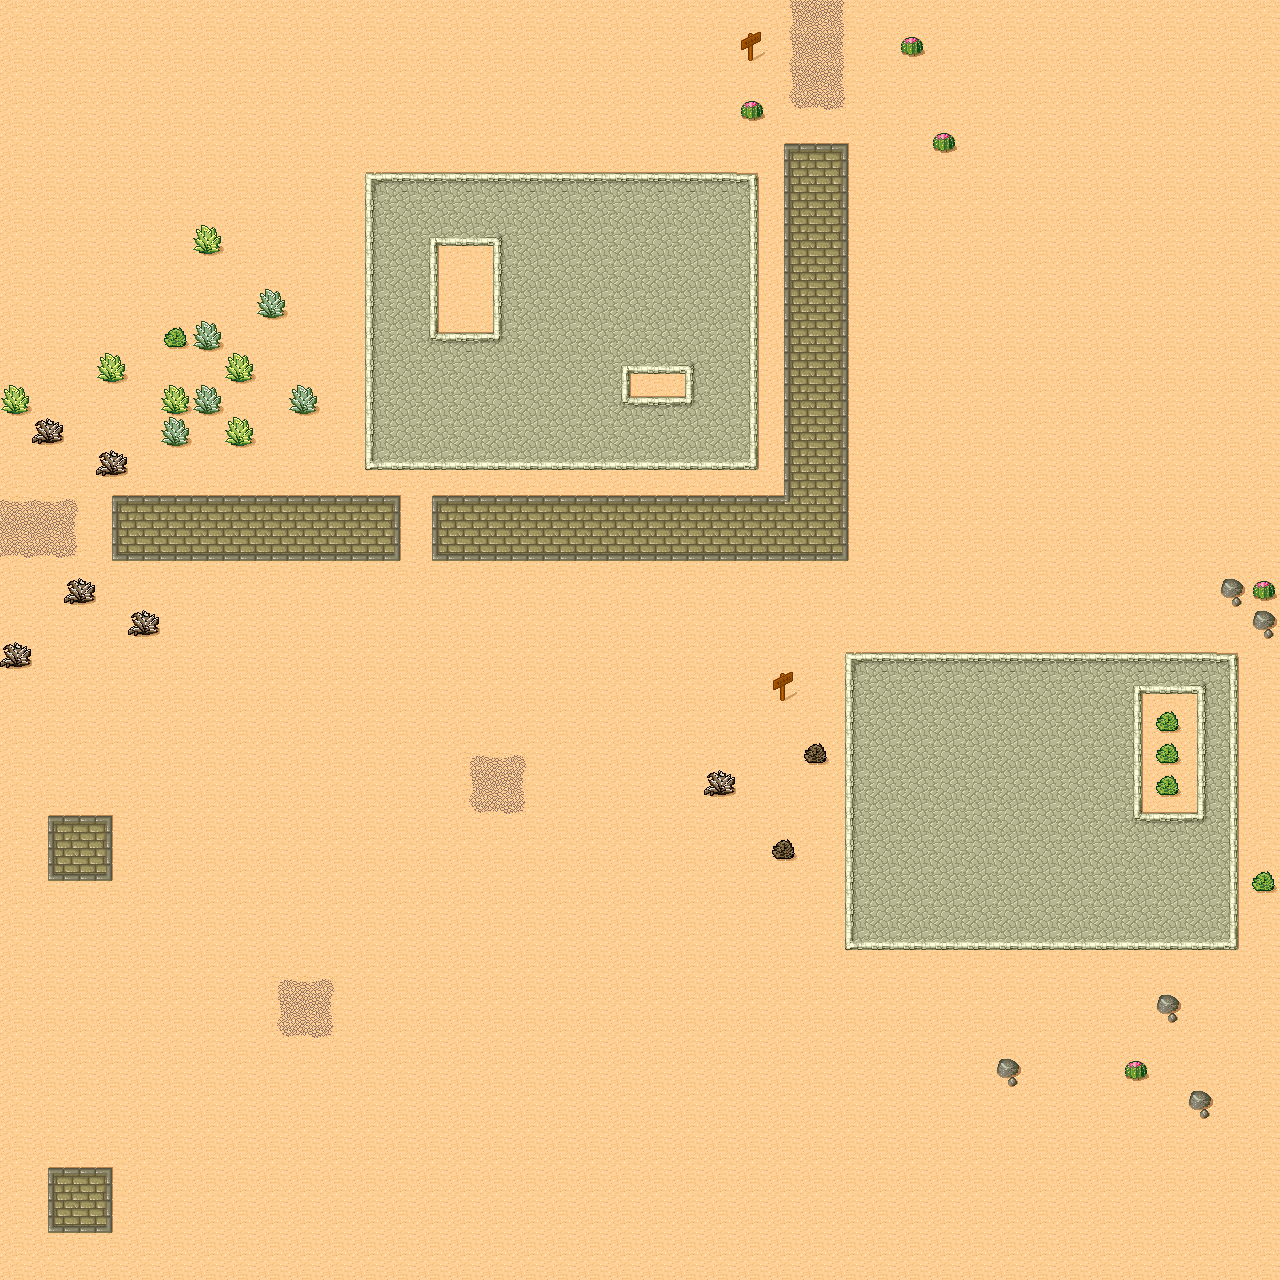

Tiled map render using the project's own tile images. Description and the whole map definition, tile-layer contents included, below:
An orthogonal 40x40 tile map with 32x32 px tiles, 1 tile layer (Ground) and 3 objects.

<map version="1.0" orientation="orthogonal" width="40" height="40" tilewidth="32" tileheight="32">
 <tileset firstgid="1" name="Desert" tilewidth="32" tileheight="32" spacing="1" margin="1">
  <image source="tmw_desert_spacing.png" width="265" height="199" />
 </tileset>
 <objectgroup name="Object Layer 1" width="40" height="40">
  <object x="197" y="670">
   <polyline points="0,0 185,-35 275,45 412,-20" />
  </object>
  <object x="82" y="60">
   <polygon points="0,0 -1,133 99,5 96,140" />
  </object>
  <object x="347" y="65">
   <polyline points="0,0 60,-24 87,1 140,-24 184,1" />
  </object>
 </objectgroup>
 <layer name="Ground" width="40" height="40">
  <data encoding="csv">
30,30,30,30,30,30,30,30,30,30,30,30,30,30,30,30,30,30,30,30,30,30,30,30,14,15,16,30,30,30,30,30,30,30,30,30,30,30,30,30,
30,30,30,30,30,30,30,30,30,30,30,30,30,30,30,30,30,30,30,30,30,30,30,46,14,15,16,30,31,30,30,30,30,30,30,30,30,30,30,30,
30,30,30,30,30,30,30,30,30,30,30,30,30,30,30,30,30,30,30,30,30,30,30,30,14,15,16,30,30,30,30,30,30,30,30,30,30,30,30,30,
30,30,30,30,30,30,30,30,30,30,30,30,30,30,30,30,30,30,30,30,30,30,30,31,22,23,24,30,30,30,30,30,30,30,30,30,30,30,30,30,
30,30,30,30,30,30,30,30,30,30,30,30,30,30,30,30,30,30,30,30,30,30,30,30,1,2,3,30,30,31,30,30,30,30,30,30,30,30,30,30,
30,30,30,30,30,30,30,30,30,30,30,25,26,26,26,26,26,26,26,26,26,26,26,27,9,10,11,30,30,30,30,30,30,30,30,30,30,30,30,30,
30,30,30,30,30,30,30,30,30,30,30,33,34,34,34,34,34,34,34,34,34,34,34,35,9,10,11,30,30,30,30,30,30,30,30,30,30,30,30,30,
30,30,30,30,30,30,40,30,30,30,30,33,34,36,42,37,34,34,34,34,34,34,34,35,9,10,11,30,30,30,30,30,30,30,30,30,30,30,30,30,
30,30,30,30,30,30,30,30,30,30,30,33,34,35,30,33,34,34,34,34,34,34,34,35,9,10,11,30,30,30,30,30,30,30,30,30,30,30,30,30,
30,30,30,30,30,30,30,30,38,30,30,33,34,35,30,33,34,34,34,34,34,34,34,35,9,10,11,30,30,30,30,30,30,30,30,30,30,30,30,30,
30,30,30,30,30,48,38,30,30,30,30,33,34,44,26,45,34,34,34,34,34,34,34,35,9,10,11,30,30,30,30,30,30,30,30,30,30,30,30,30,
30,30,30,40,30,30,30,40,30,30,30,33,34,34,34,34,34,34,34,36,42,37,34,35,9,10,11,30,30,30,30,30,30,30,30,30,30,30,30,30,
40,30,30,30,30,40,38,30,30,38,30,33,34,34,34,34,34,34,34,44,26,45,34,35,9,10,11,30,30,30,30,30,30,30,30,30,30,30,30,30,
30,39,30,30,30,38,30,40,30,30,30,33,34,34,34,34,34,34,34,34,34,34,34,35,9,10,11,30,30,30,30,30,30,30,30,30,30,30,30,30,
30,30,30,39,30,30,30,30,30,30,30,41,42,42,42,42,42,42,42,42,42,42,42,43,9,10,11,30,30,30,30,30,30,30,30,30,30,30,30,30,
7,7,8,1,2,2,2,2,2,2,2,2,3,1,2,2,2,2,2,2,2,2,2,2,29,10,11,30,30,30,30,30,30,30,30,30,30,30,30,30,
15,15,16,9,10,10,10,10,10,10,10,10,11,9,10,10,10,10,10,10,10,10,10,10,10,10,11,30,30,30,30,30,30,30,30,30,30,30,30,30,
23,23,24,17,18,18,18,18,18,18,18,18,19,17,18,18,18,18,18,18,18,18,18,18,18,18,19,30,30,30,30,30,30,30,30,30,30,30,30,30,
30,30,39,30,30,30,30,30,30,30,30,30,30,30,30,30,30,30,30,30,30,30,30,30,30,30,30,30,30,30,30,30,30,30,30,30,30,30,32,31,
30,30,30,30,39,30,30,30,30,30,30,30,30,30,30,30,30,30,30,30,30,30,30,30,30,30,30,30,30,30,30,30,30,30,30,30,30,30,30,32,
39,30,30,30,30,30,30,30,30,30,30,30,30,30,30,30,30,30,30,30,30,30,30,30,30,30,25,26,26,26,26,26,26,26,26,26,26,26,27,30,
30,30,30,30,30,30,30,30,30,30,30,30,30,30,30,30,30,30,30,30,30,30,30,30,46,30,33,34,34,34,34,34,34,34,34,36,42,37,35,30,
30,30,30,30,30,30,30,30,30,30,30,30,30,30,30,30,30,30,30,30,30,30,30,30,30,30,33,34,34,34,34,34,34,34,34,35,48,33,35,30,
30,30,30,30,30,30,30,30,30,30,30,30,30,30,6,7,8,30,30,30,30,30,30,30,30,47,33,34,34,34,34,34,34,34,34,35,48,33,35,30,
30,30,30,30,30,30,30,30,30,30,30,30,30,30,14,15,16,30,30,30,30,30,39,30,30,30,33,34,34,34,34,34,34,34,34,35,48,33,35,30,
30,1,2,3,30,30,30,30,30,30,30,30,30,30,22,23,24,30,30,30,30,30,30,30,30,30,33,34,34,34,34,34,34,34,34,44,26,45,35,30,
30,9,10,11,30,30,30,30,30,30,30,30,30,30,30,30,30,30,30,30,30,30,30,30,47,30,33,34,34,34,34,34,34,34,34,34,34,34,35,30,
30,17,18,19,30,30,30,30,30,30,30,30,30,30,30,30,30,30,30,30,30,30,30,30,30,30,33,34,34,34,34,34,34,34,34,34,34,34,35,48,
30,30,30,30,30,30,30,30,30,30,30,30,30,30,30,30,30,30,30,30,30,30,30,30,30,30,33,34,34,34,34,34,34,34,34,34,34,34,35,30,
30,30,30,30,30,30,30,30,30,30,30,30,30,30,30,30,30,30,30,30,30,30,30,30,30,30,41,42,42,42,42,42,42,42,42,42,42,42,43,30,
30,30,30,30,30,30,30,30,6,7,8,30,30,30,30,30,30,30,30,30,30,30,30,30,30,30,30,30,30,30,30,30,30,30,30,30,30,30,30,30,
30,30,30,30,30,30,30,30,14,15,16,30,30,30,30,30,30,30,30,30,30,30,30,30,30,30,30,30,30,30,30,30,30,30,30,30,32,30,30,30,
30,30,30,30,30,30,30,30,22,23,24,30,30,30,30,30,30,30,30,30,30,30,30,30,30,30,30,30,30,30,30,30,30,30,30,30,30,30,30,30,
30,30,30,30,30,30,30,30,30,30,30,30,30,30,30,30,30,30,30,30,30,30,30,30,30,30,30,30,30,30,30,32,30,30,30,31,30,30,30,30,
30,30,30,30,30,30,30,30,30,30,30,30,30,30,30,30,30,30,30,30,30,30,30,30,30,30,30,30,30,30,30,30,30,30,30,30,30,32,30,30,
30,30,30,30,30,30,30,30,30,30,30,30,30,30,30,30,30,30,30,30,30,30,30,30,30,30,30,30,30,30,30,30,30,30,30,30,30,30,30,30,
30,1,2,3,30,30,30,30,30,30,30,30,30,30,30,30,30,30,30,30,30,30,30,30,30,30,30,30,30,30,30,30,30,30,30,30,30,30,30,30,
30,9,10,11,30,30,30,30,30,30,30,30,30,30,30,30,30,30,30,30,30,30,30,30,30,30,30,30,30,30,30,30,30,30,30,30,30,30,30,30,
30,17,18,19,30,30,30,30,30,30,30,30,30,30,30,30,30,30,30,30,30,30,30,30,30,30,30,30,30,30,30,30,30,30,30,30,30,30,30,30,
30,30,30,30,30,30,30,30,30,30,30,30,30,30,30,30,30,30,30,30,30,30,30,30,30,30,30,30,30,30,30,30,30,30,30,30,30,30,30,30
</data>
 </layer>
</map>
